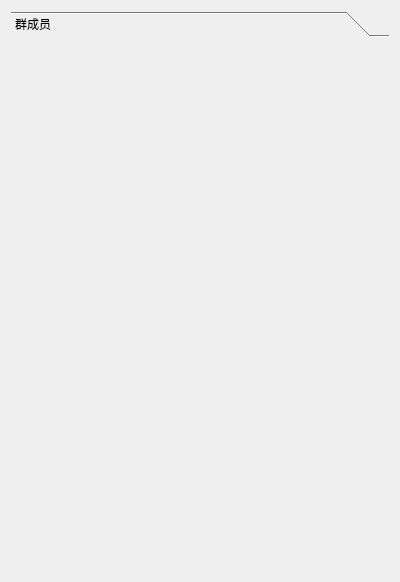
<?xml version="1.0" encoding="UTF-8"?>
<ui version="4.0">
 <class>login</class>
 <widget class="QWidget" name="login">
  <property name="geometry">
   <rect>
    <x>0</x>
    <y>0</y>
    <width>400</width>
    <height>582</height>
   </rect>
  </property>
  <property name="windowTitle">
   <string>Form</string>
  </property>
  <layout class="QVBoxLayout" name="verticalLayout">
   <item>
    <widget class="QToolBox" name="toolBox">
     <property name="currentIndex">
      <number>0</number>
     </property>
     <widget class="QWidget" name="page_2">
      <property name="geometry">
       <rect>
        <x>0</x>
        <y>0</y>
        <width>382</width>
        <height>538</height>
       </rect>
      </property>
      <attribute name="label">
       <string>群成员</string>
      </attribute>
      <layout class="QVBoxLayout" name="verticalLayout_2"/>
     </widget>
    </widget>
   </item>
  </layout>
 </widget>
 <resources/>
 <connections/>
</ui>
